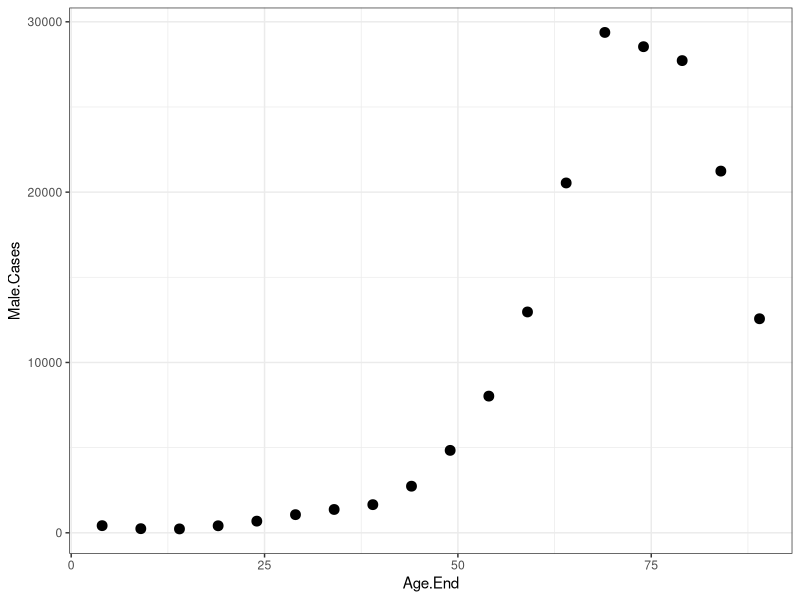
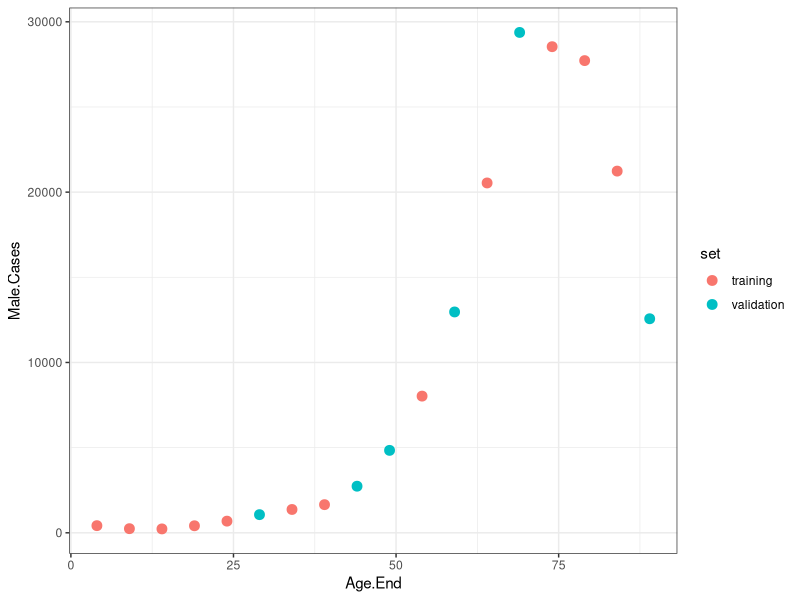
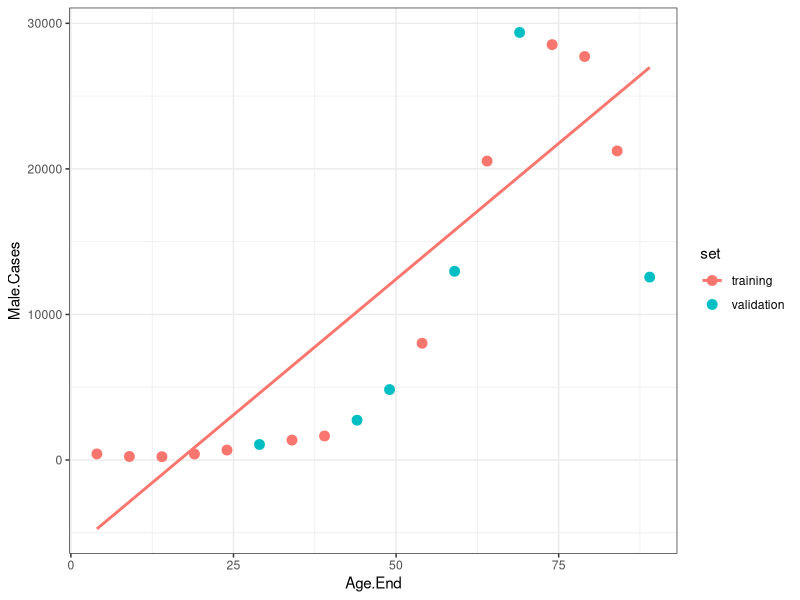
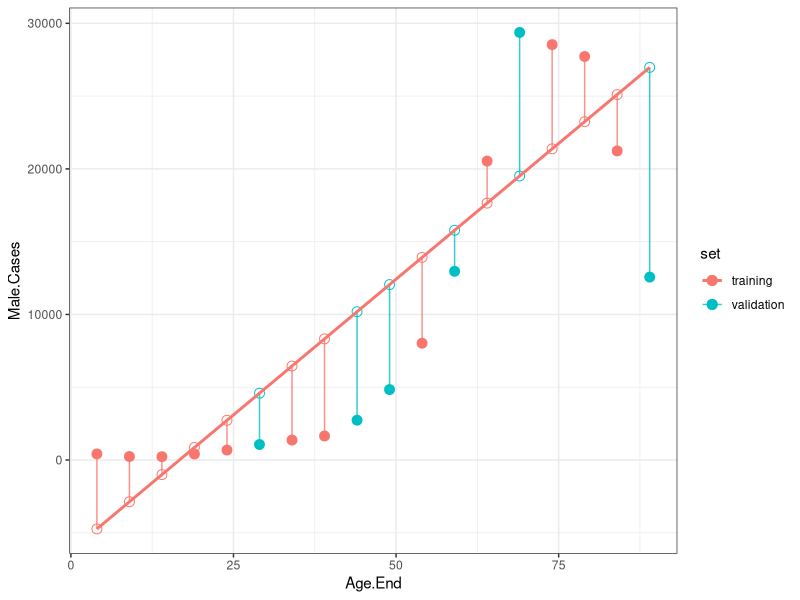
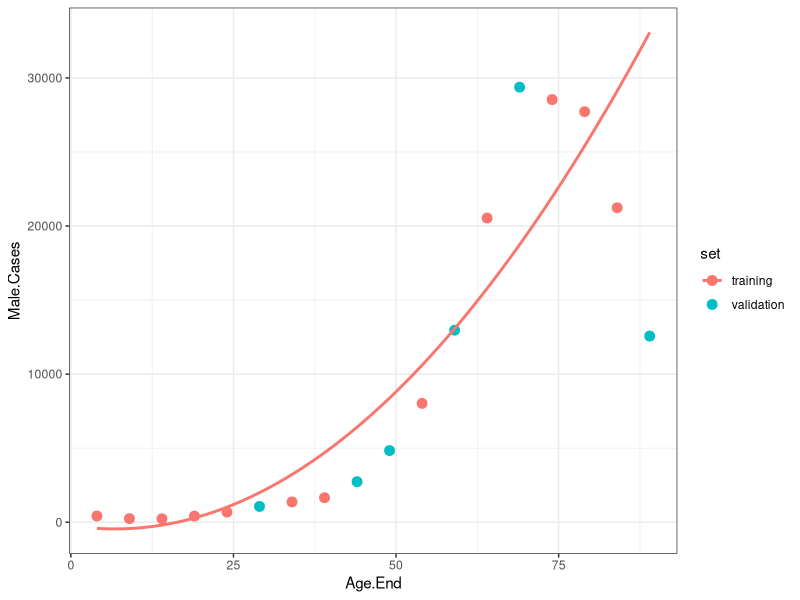
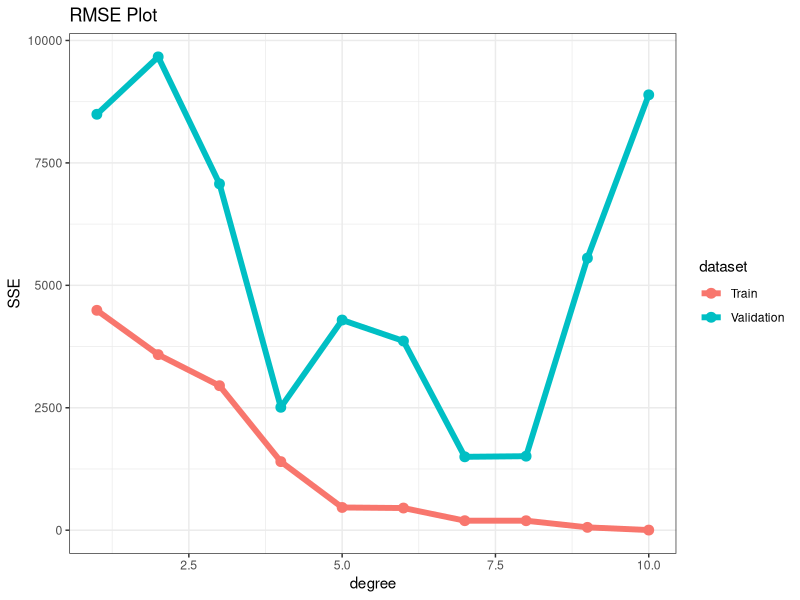

R code for these plots, in order:
# Lecture "Regression". R script

library(ggplot2)

# Quick data overview
ageData <- read.csv("age_data.tsv", sep="\t")
head(ageData)

ggplot(data=ageData, aes(x=Age.End, y=Male.Cases)) +
  geom_point(size=3) + theme_bw()


# Splitting data into train/validation
set.seed(1)
training <- sample(1:nrow(ageData), 12)
validation <- (1:nrow(ageData))[-training]

ageData$set <- NA
ageData[training, "set"] <- "training"
ageData[validation, "set"] <- "validation"

head(ageData[ , c(1:3, 7)])

ggplot(data=ageData, aes(x=Age.End, y=Male.Cases, color=set)) +
  geom_point(size=3) + theme_bw()

# linear regression

ggplot(data=ageData, aes(x=Age.End, y=Male.Cases, color=set)) +
  geom_point(size=3) + theme_bw() + 
  geom_smooth(data=subset(ageData, set == "training"),
              method="lm", formula = y ~ x, se=F, fullrange=T)

# visualising error

train <- subset(ageData, set == "training")

with(train, {
  fit <- lm(Male.Cases ~ Age.End)
  prediction <- predict(fit, data.frame('Age.End' = ageData$Age.End))
  predicted <- cbind(ageData, prediction)
  
  ggplot(data=predicted, aes(x=Age.End, y=Male.Cases, color=set)) +
    geom_point(size=3) + 
    geom_point(aes(y = prediction), shape = 1, size=3) +
    geom_segment(aes(xend = Age.End, yend = prediction), alpha = .8) +
    geom_smooth(data=subset(ageData, set == "training"),
                method="lm", formula = y ~ x, se=F, fullrange=T) +
    theme_bw()
  
})

## Polynomial regression

degree <- 2
ggplot(data=ageData, aes(x=Age.End, y=Male.Cases, color=set)) +
  geom_point(size=3) + theme_bw() + 
  geom_smooth(data=subset(ageData, set == "training"),
              method="lm", formula = y ~ poly(x, degree), se=F, fullrange=T)

## Overfitting

with(train, {
  results <- lapply(1:10, function(degree) {
    fit <- lm(Male.Cases ~ poly(Age.End, degree=degree, raw=T))
    prediction <- predict(fit, data.frame('Age.End' = ageData$Age.End))
    se <- (ageData$Male.Cases - prediction)^2
    
    rmseTrain <- sqrt(mean(se[training]))
    rmseValid <- sqrt(mean(se[validation]))
    return(c(degree, rmseTrain, rmseValid))
  })
  
  results <- do.call(rbind, results)
  colnames(results) <- c("Degree", "SSE Train", "SSE Validation")
  toPlot <- rbind(
    data.frame(degree=results[, "Degree"], SSE=results[, "SSE Train"], dataset="Train"),
    data.frame(degree=results[, "Degree"], SSE=results[, "SSE Validation"], dataset="Validation")
  )
  
  ggplot(data=toPlot, aes(x=degree, y=SSE, color=dataset)) +
    geom_point(size=3) + geom_line(size=2) + ggtitle("RMSE Plot") + theme_bw()
  
})